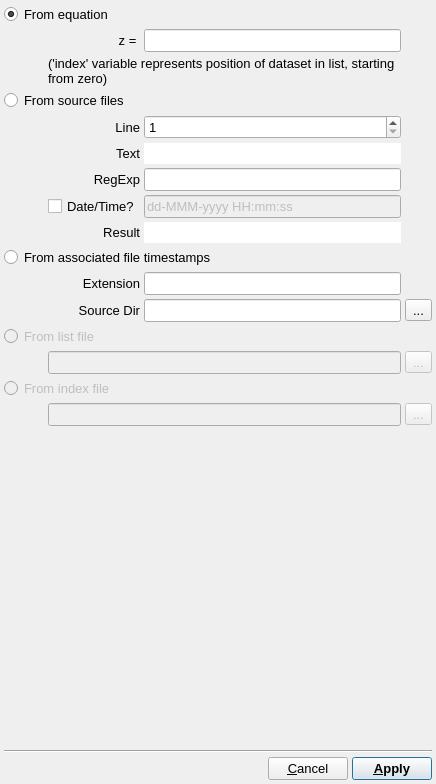
<?xml version="1.0" encoding="UTF-8"?>
<ui version="4.0">
 <class>DataSetZDialog</class>
 <widget class="QDialog" name="DataSetZDialog">
  <property name="windowModality">
   <enum>Qt::ApplicationModal</enum>
  </property>
  <property name="geometry">
   <rect>
    <x>0</x>
    <y>0</y>
    <width>436</width>
    <height>784</height>
   </rect>
  </property>
  <property name="sizePolicy">
   <sizepolicy hsizetype="Minimum" vsizetype="Fixed">
    <horstretch>0</horstretch>
    <verstretch>0</verstretch>
   </sizepolicy>
  </property>
  <property name="maximumSize">
   <size>
    <width>500</width>
    <height>16777215</height>
   </size>
  </property>
  <property name="font">
   <font>
    <pointsize>10</pointsize>
   </font>
  </property>
  <property name="windowTitle">
   <string>Set Z Values</string>
  </property>
  <property name="windowIcon">
   <iconset resource="icons.qrc">
    <normaloff>:/uchroma/icons/uchroma.png</normaloff>:/uchroma/icons/uchroma.png</iconset>
  </property>
  <layout class="QVBoxLayout" name="verticalLayout">
   <property name="spacing">
    <number>4</number>
   </property>
   <property name="margin">
    <number>4</number>
   </property>
   <item>
    <layout class="QGridLayout" name="gridLayout">
     <item row="1" column="2" colspan="3">
      <widget class="QLineEdit" name="FromEquationEdit">
       <property name="sizePolicy">
        <sizepolicy hsizetype="Expanding" vsizetype="Fixed">
         <horstretch>0</horstretch>
         <verstretch>0</verstretch>
        </sizepolicy>
       </property>
      </widget>
     </item>
     <item row="2" column="1" colspan="4">
      <widget class="QLabel" name="label_2">
       <property name="sizePolicy">
        <sizepolicy hsizetype="Expanding" vsizetype="Minimum">
         <horstretch>0</horstretch>
         <verstretch>0</verstretch>
        </sizepolicy>
       </property>
       <property name="text">
        <string>('index' variable represents position of dataset in list, starting from zero)</string>
       </property>
       <property name="wordWrap">
        <bool>true</bool>
       </property>
      </widget>
     </item>
     <item row="1" column="0">
      <spacer name="horizontalSpacer">
       <property name="orientation">
        <enum>Qt::Horizontal</enum>
       </property>
       <property name="sizeType">
        <enum>QSizePolicy::Fixed</enum>
       </property>
       <property name="sizeHint" stdset="0">
        <size>
         <width>40</width>
         <height>15</height>
        </size>
       </property>
      </spacer>
     </item>
     <item row="12" column="0" colspan="5">
      <widget class="QRadioButton" name="FromTimeStampsRadio">
       <property name="text">
        <string>From associated file timestamps</string>
       </property>
      </widget>
     </item>
     <item row="18" column="0" colspan="4">
      <widget class="QRadioButton" name="FromIndexFileRadio">
       <property name="enabled">
        <bool>false</bool>
       </property>
       <property name="text">
        <string>From index file</string>
       </property>
      </widget>
     </item>
     <item row="0" column="0" colspan="4">
      <widget class="QRadioButton" name="FromEquationRadio">
       <property name="text">
        <string>From equation</string>
       </property>
       <property name="checked">
        <bool>true</bool>
       </property>
      </widget>
     </item>
     <item row="1" column="1">
      <widget class="QLabel" name="label">
       <property name="sizePolicy">
        <sizepolicy hsizetype="Minimum" vsizetype="Preferred">
         <horstretch>0</horstretch>
         <verstretch>0</verstretch>
        </sizepolicy>
       </property>
       <property name="text">
        <string>z = </string>
       </property>
       <property name="alignment">
        <set>Qt::AlignRight|Qt::AlignTrailing|Qt::AlignVCenter</set>
       </property>
      </widget>
     </item>
     <item row="4" column="1">
      <widget class="QLabel" name="label_3">
       <property name="sizePolicy">
        <sizepolicy hsizetype="Minimum" vsizetype="Preferred">
         <horstretch>0</horstretch>
         <verstretch>0</verstretch>
        </sizepolicy>
       </property>
       <property name="text">
        <string>Line</string>
       </property>
       <property name="alignment">
        <set>Qt::AlignRight|Qt::AlignTrailing|Qt::AlignVCenter</set>
       </property>
      </widget>
     </item>
     <item row="13" column="1">
      <widget class="QLabel" name="label_4">
       <property name="sizePolicy">
        <sizepolicy hsizetype="Minimum" vsizetype="Preferred">
         <horstretch>0</horstretch>
         <verstretch>0</verstretch>
        </sizepolicy>
       </property>
       <property name="text">
        <string>Extension</string>
       </property>
       <property name="alignment">
        <set>Qt::AlignRight|Qt::AlignTrailing|Qt::AlignVCenter</set>
       </property>
      </widget>
     </item>
     <item row="15" column="1">
      <widget class="QLabel" name="label_5">
       <property name="sizePolicy">
        <sizepolicy hsizetype="Minimum" vsizetype="Preferred">
         <horstretch>0</horstretch>
         <verstretch>0</verstretch>
        </sizepolicy>
       </property>
       <property name="text">
        <string>Source Dir</string>
       </property>
       <property name="alignment">
        <set>Qt::AlignRight|Qt::AlignTrailing|Qt::AlignVCenter</set>
       </property>
      </widget>
     </item>
     <item row="6" column="1">
      <widget class="QLabel" name="label_6">
       <property name="sizePolicy">
        <sizepolicy hsizetype="Minimum" vsizetype="Preferred">
         <horstretch>0</horstretch>
         <verstretch>0</verstretch>
        </sizepolicy>
       </property>
       <property name="text">
        <string>Text</string>
       </property>
       <property name="alignment">
        <set>Qt::AlignRight|Qt::AlignTrailing|Qt::AlignVCenter</set>
       </property>
      </widget>
     </item>
     <item row="16" column="0" colspan="4">
      <widget class="QRadioButton" name="FromListFileRadio">
       <property name="enabled">
        <bool>false</bool>
       </property>
       <property name="text">
        <string>From list file</string>
       </property>
      </widget>
     </item>
     <item row="7" column="1">
      <widget class="QLabel" name="label_7">
       <property name="text">
        <string>RegExp</string>
       </property>
       <property name="alignment">
        <set>Qt::AlignRight|Qt::AlignTrailing|Qt::AlignVCenter</set>
       </property>
      </widget>
     </item>
     <item row="10" column="1">
      <widget class="QLabel" name="label_8">
       <property name="text">
        <string>Result</string>
       </property>
       <property name="alignment">
        <set>Qt::AlignRight|Qt::AlignTrailing|Qt::AlignVCenter</set>
       </property>
      </widget>
     </item>
     <item row="4" column="2" colspan="3">
      <widget class="QSpinBox" name="FromSourceFilesLineSpin">
       <property name="sizePolicy">
        <sizepolicy hsizetype="Expanding" vsizetype="Fixed">
         <horstretch>0</horstretch>
         <verstretch>0</verstretch>
        </sizepolicy>
       </property>
       <property name="minimum">
        <number>1</number>
       </property>
       <property name="maximum">
        <number>100000</number>
       </property>
      </widget>
     </item>
     <item row="7" column="2" colspan="3">
      <widget class="QLineEdit" name="FromSourceFilesRegExpEdit"/>
     </item>
     <item row="3" column="0" colspan="4">
      <widget class="QRadioButton" name="FromSourceFilesRadio">
       <property name="text">
        <string>From source files</string>
       </property>
      </widget>
     </item>
     <item row="15" column="5">
      <widget class="QToolButton" name="FromTimeStampsChooseButton">
       <property name="text">
        <string>...</string>
       </property>
      </widget>
     </item>
     <item row="17" column="5">
      <widget class="QToolButton" name="FromListFileChooseButton">
       <property name="enabled">
        <bool>false</bool>
       </property>
       <property name="text">
        <string>...</string>
       </property>
      </widget>
     </item>
     <item row="19" column="5">
      <widget class="QToolButton" name="FromIndexFileChooseButton">
       <property name="enabled">
        <bool>false</bool>
       </property>
       <property name="text">
        <string>...</string>
       </property>
      </widget>
     </item>
     <item row="17" column="1" colspan="4">
      <widget class="QLineEdit" name="FromListFileEdit">
       <property name="enabled">
        <bool>false</bool>
       </property>
      </widget>
     </item>
     <item row="19" column="1" colspan="4">
      <widget class="QLineEdit" name="FromIndexFileEdit">
       <property name="enabled">
        <bool>false</bool>
       </property>
      </widget>
     </item>
     <item row="15" column="2" colspan="3">
      <widget class="QLineEdit" name="FromTimeStampsDirEdit"/>
     </item>
     <item row="13" column="2" colspan="3">
      <widget class="QLineEdit" name="FromTimeStampsExtensionEdit"/>
     </item>
     <item row="8" column="1">
      <widget class="QCheckBox" name="FromSourceFilesDateTimeCheck">
       <property name="text">
        <string>Date/Time?</string>
       </property>
      </widget>
     </item>
     <item row="8" column="2" colspan="3">
      <widget class="QLineEdit" name="FromSourceFilesDateTimeEdit">
       <property name="enabled">
        <bool>false</bool>
       </property>
       <property name="text">
        <string>dd-MMM-yyyy HH:mm:ss</string>
       </property>
      </widget>
     </item>
     <item row="6" column="2" colspan="3">
      <widget class="QLineEdit" name="FromSourceFilesTestTextEdit">
       <property name="frame">
        <bool>false</bool>
       </property>
       <property name="readOnly">
        <bool>true</bool>
       </property>
      </widget>
     </item>
     <item row="10" column="2" colspan="3">
      <widget class="QLineEdit" name="FromSourceFilesResultTextEdit">
       <property name="frame">
        <bool>false</bool>
       </property>
       <property name="readOnly">
        <bool>true</bool>
       </property>
      </widget>
     </item>
    </layout>
   </item>
   <item>
    <spacer name="verticalSpacer">
     <property name="orientation">
      <enum>Qt::Vertical</enum>
     </property>
     <property name="sizeHint" stdset="0">
      <size>
       <width>20</width>
       <height>56</height>
      </size>
     </property>
    </spacer>
   </item>
   <item>
    <widget class="Line" name="line">
     <property name="orientation">
      <enum>Qt::Horizontal</enum>
     </property>
    </widget>
   </item>
   <item>
    <layout class="QHBoxLayout" name="horizontalLayout_6">
     <item>
      <spacer name="horizontalSpacer_2">
       <property name="orientation">
        <enum>Qt::Horizontal</enum>
       </property>
       <property name="sizeHint" stdset="0">
        <size>
         <width>40</width>
         <height>20</height>
        </size>
       </property>
      </spacer>
     </item>
     <item>
      <widget class="QPushButton" name="CancelButton">
       <property name="text">
        <string>&amp;Cancel</string>
       </property>
      </widget>
     </item>
     <item>
      <widget class="QPushButton" name="ApplyButton">
       <property name="font">
        <font>
         <weight>75</weight>
         <bold>true</bold>
        </font>
       </property>
       <property name="text">
        <string>&amp;Apply</string>
       </property>
       <property name="default">
        <bool>true</bool>
       </property>
      </widget>
     </item>
    </layout>
   </item>
  </layout>
 </widget>
 <tabstops>
  <tabstop>FromEquationRadio</tabstop>
  <tabstop>FromEquationEdit</tabstop>
  <tabstop>FromSourceFilesRadio</tabstop>
  <tabstop>FromSourceFilesLineSpin</tabstop>
  <tabstop>FromSourceFilesTestTextEdit</tabstop>
  <tabstop>FromSourceFilesRegExpEdit</tabstop>
  <tabstop>FromSourceFilesDateTimeCheck</tabstop>
  <tabstop>FromSourceFilesDateTimeEdit</tabstop>
  <tabstop>FromSourceFilesResultTextEdit</tabstop>
  <tabstop>FromTimeStampsRadio</tabstop>
  <tabstop>FromTimeStampsExtensionEdit</tabstop>
  <tabstop>FromTimeStampsDirEdit</tabstop>
  <tabstop>FromTimeStampsChooseButton</tabstop>
  <tabstop>FromListFileRadio</tabstop>
  <tabstop>FromListFileEdit</tabstop>
  <tabstop>FromListFileChooseButton</tabstop>
  <tabstop>FromIndexFileRadio</tabstop>
  <tabstop>FromIndexFileEdit</tabstop>
  <tabstop>FromIndexFileChooseButton</tabstop>
  <tabstop>CancelButton</tabstop>
  <tabstop>ApplyButton</tabstop>
 </tabstops>
 <resources>
  <include location="icons.qrc"/>
 </resources>
 <connections/>
</ui>
